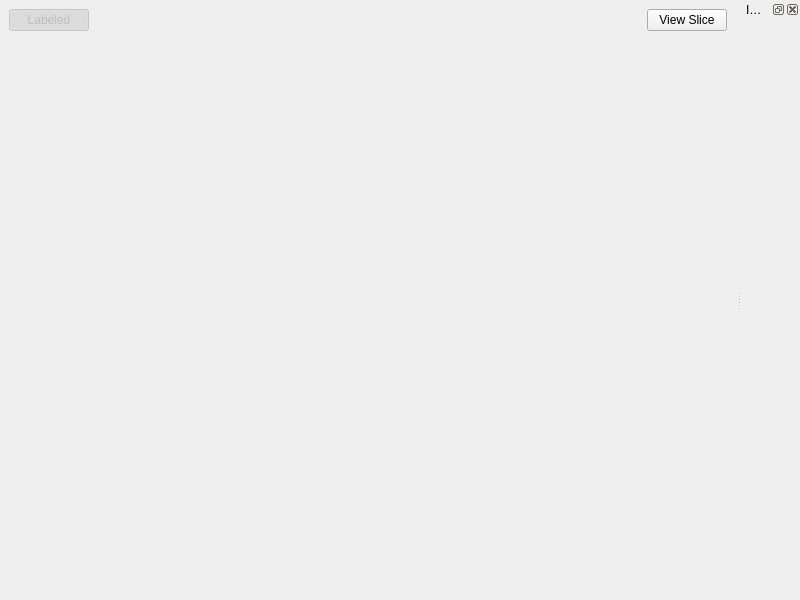
<?xml version="1.0" encoding="UTF-8"?>
<ui version="4.0">
 <class>ViewerWindow</class>
 <widget class="QMainWindow" name="ViewerWindow">
  <property name="geometry">
   <rect>
    <x>0</x>
    <y>0</y>
    <width>800</width>
    <height>600</height>
   </rect>
  </property>
  <property name="windowTitle">
   <string>Multispectral Image Viewer</string>
  </property>
  <widget class="QWidget" name="centralwidget">
   <layout class="QVBoxLayout" name="ImgGradLayout">
    <item>
     <layout class="QHBoxLayout" name="toolbarLayout">
      <item>
       <widget class="QPushButton" name="markButton">
        <property name="enabled">
         <bool>false</bool>
        </property>
        <property name="text">
         <string>Labeled</string>
        </property>
        <property name="checkable">
         <bool>true</bool>
        </property>
        <property name="checked">
         <bool>true</bool>
        </property>
       </widget>
      </item>
      <item>
       <spacer name="horizontalSpacer">
        <property name="orientation">
         <enum>Qt::Horizontal</enum>
        </property>
        <property name="sizeHint" stdset="0">
         <size>
          <width>1</width>
          <height>1</height>
         </size>
        </property>
       </spacer>
      </item>
      <item>
       <widget class="QPushButton" name="sliceButton">
        <property name="text">
         <string>View Slice</string>
        </property>
       </widget>
      </item>
     </layout>
    </item>
    <item>
     <widget class="multi_img_viewer" name="viewIMG" native="true"/>
    </item>
    <item>
     <widget class="multi_img_viewer" name="viewGRAD" native="true"/>
    </item>
   </layout>
  </widget>
  <widget class="QDockWidget" name="sliceDock">
   <property name="enabled">
    <bool>true</bool>
   </property>
   <property name="allowedAreas">
    <set>Qt::LeftDockWidgetArea|Qt::RightDockWidgetArea</set>
   </property>
   <property name="windowTitle">
    <string>Image Slice</string>
   </property>
   <attribute name="dockWidgetArea">
    <number>2</number>
   </attribute>
   <widget class="QWidget" name="sliceLayout">
    <layout class="QVBoxLayout" name="verticalLayout">
     <item>
      <widget class="SliceLabel" name="sliceLabel">
       <property name="text">
        <string/>
       </property>
       <property name="scaledContents">
        <bool>true</bool>
       </property>
       <property name="alignment">
        <set>Qt::AlignHCenter|Qt::AlignTop</set>
       </property>
      </widget>
     </item>
    </layout>
   </widget>
  </widget>
 </widget>
 <customwidgets>
  <customwidget>
   <class>multi_img_viewer</class>
   <extends>QWidget</extends>
   <header>multi_img_viewer.h</header>
  </customwidget>
  <customwidget>
   <class>SliceLabel</class>
   <extends>QLabel</extends>
   <header>viewport.h</header>
  </customwidget>
 </customwidgets>
 <resources/>
 <connections/>
</ui>
